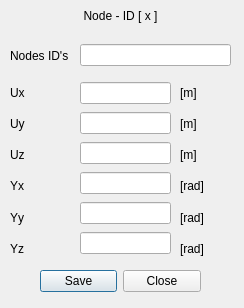
<?xml version="1.0" encoding="UTF-8"?>
<ui version="4.0">
 <class>Dialog</class>
 <widget class="QDialog" name="Dialog">
  <property name="geometry">
   <rect>
    <x>0</x>
    <y>0</y>
    <width>244</width>
    <height>308</height>
   </rect>
  </property>
  <property name="windowTitle">
   <string>Dialog</string>
  </property>
  <widget class="QWidget" name="widget" native="true">
   <property name="geometry">
    <rect>
     <x>0</x>
     <y>0</y>
     <width>241</width>
     <height>311</height>
    </rect>
   </property>
   <widget class="QWidget" name="verticalLayoutWidget">
    <property name="geometry">
     <rect>
      <x>0</x>
      <y>0</y>
      <width>241</width>
      <height>31</height>
     </rect>
    </property>
    <layout class="QVBoxLayout" name="verticalLayout">
     <item>
      <widget class="QLabel" name="label_node_id">
       <property name="text">
        <string>Node - ID [ x ]</string>
       </property>
       <property name="alignment">
        <set>Qt::AlignCenter</set>
       </property>
      </widget>
     </item>
    </layout>
   </widget>
   <widget class="QWidget" name="verticalLayoutWidget_2">
    <property name="geometry">
     <rect>
      <x>10</x>
      <y>80</y>
      <width>61</width>
      <height>181</height>
     </rect>
    </property>
    <layout class="QVBoxLayout" name="verticalLayout_2">
     <item>
      <widget class="QLabel" name="label_2">
       <property name="text">
        <string>Ux</string>
       </property>
      </widget>
     </item>
     <item>
      <widget class="QLabel" name="label_3">
       <property name="text">
        <string>Uy</string>
       </property>
      </widget>
     </item>
     <item>
      <widget class="QLabel" name="label_4">
       <property name="text">
        <string>Uz</string>
       </property>
      </widget>
     </item>
     <item>
      <widget class="QLabel" name="label_6">
       <property name="text">
        <string>Yx</string>
       </property>
      </widget>
     </item>
     <item>
      <widget class="QLabel" name="label_7">
       <property name="text">
        <string>Yy</string>
       </property>
      </widget>
     </item>
     <item>
      <widget class="QLabel" name="label_5">
       <property name="text">
        <string>Yz</string>
       </property>
      </widget>
     </item>
    </layout>
   </widget>
   <widget class="QWidget" name="verticalLayoutWidget_3">
    <property name="geometry">
     <rect>
      <x>80</x>
      <y>80</y>
      <width>91</width>
      <height>181</height>
     </rect>
    </property>
    <layout class="QVBoxLayout" name="verticalLayout_3">
     <item>
      <widget class="QLineEdit" name="line_ux"/>
     </item>
     <item>
      <widget class="QLineEdit" name="line_uy"/>
     </item>
     <item>
      <widget class="QLineEdit" name="line_uz"/>
     </item>
     <item>
      <widget class="QLineEdit" name="line_yx"/>
     </item>
     <item>
      <widget class="QLineEdit" name="line_yy"/>
     </item>
     <item>
      <widget class="QLineEdit" name="line_yz"/>
     </item>
    </layout>
   </widget>
   <widget class="QWidget" name="verticalLayoutWidget_4">
    <property name="geometry">
     <rect>
      <x>180</x>
      <y>80</y>
      <width>51</width>
      <height>181</height>
     </rect>
    </property>
    <layout class="QVBoxLayout" name="verticalLayout_4">
     <item>
      <widget class="QLabel" name="label_9">
       <property name="text">
        <string>[m]</string>
       </property>
      </widget>
     </item>
     <item>
      <widget class="QLabel" name="label_8">
       <property name="text">
        <string>[m]</string>
       </property>
      </widget>
     </item>
     <item>
      <widget class="QLabel" name="label_11">
       <property name="text">
        <string>[m]</string>
       </property>
      </widget>
     </item>
     <item>
      <widget class="QLabel" name="label_12">
       <property name="text">
        <string>[rad]</string>
       </property>
      </widget>
     </item>
     <item>
      <widget class="QLabel" name="label_13">
       <property name="text">
        <string>[rad]</string>
       </property>
      </widget>
     </item>
     <item>
      <widget class="QLabel" name="label_10">
       <property name="text">
        <string>[rad]</string>
       </property>
      </widget>
     </item>
    </layout>
   </widget>
   <widget class="QDialogButtonBox" name="button_save_dof">
    <property name="geometry">
     <rect>
      <x>40</x>
      <y>270</y>
      <width>161</width>
      <height>23</height>
     </rect>
    </property>
    <property name="standardButtons">
     <set>QDialogButtonBox::Close|QDialogButtonBox::Save</set>
    </property>
   </widget>
   <widget class="QWidget" name="horizontalLayoutWidget">
    <property name="geometry">
     <rect>
      <x>80</x>
      <y>40</y>
      <width>151</width>
      <height>31</height>
     </rect>
    </property>
    <layout class="QHBoxLayout" name="horizontalLayout">
     <item>
      <widget class="QLineEdit" name="line_node"/>
     </item>
    </layout>
   </widget>
   <widget class="QWidget" name="verticalLayoutWidget_5">
    <property name="geometry">
     <rect>
      <x>10</x>
      <y>40</y>
      <width>61</width>
      <height>31</height>
     </rect>
    </property>
    <layout class="QVBoxLayout" name="verticalLayout_5">
     <item>
      <widget class="QLabel" name="label">
       <property name="text">
        <string>Nodes ID's</string>
       </property>
      </widget>
     </item>
    </layout>
   </widget>
  </widget>
 </widget>
 <resources/>
 <connections/>
</ui>
